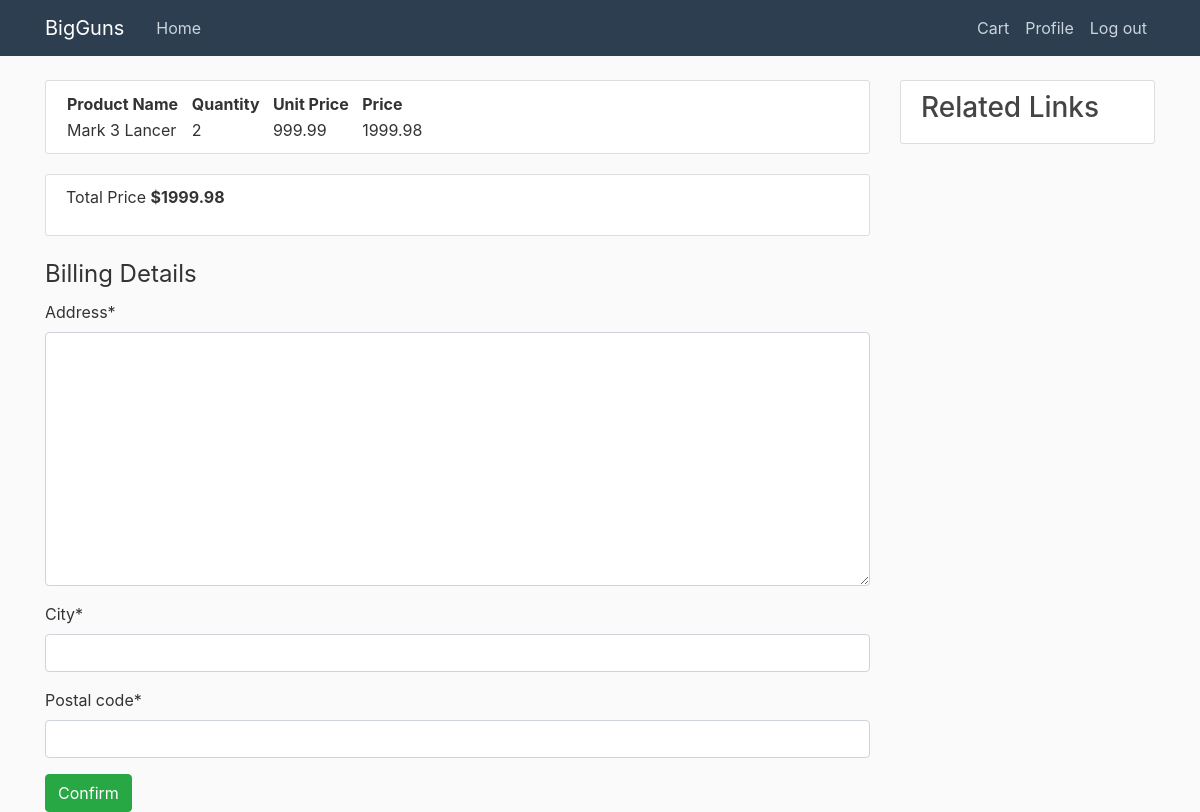
Screenshot of /checkout/ (signed in) with the database file from the repository.
### cart/models.py (models this page shows, shortened)
class Cart(models.Model):
    user = models.ForeignKey(User, on_delete=models.CASCADE)
    item = models.ForeignKey(Product, on_delete=models.CASCADE)
    quantity = models.IntegerField(default=1)
    created = models.DateTimeField(auto_now_add=True)
    purchased = models.BooleanField(default=False)
    def get_total(self):
        total = self.item.price * self.quantity
        floattotal = float("{0:.2f}".format(total))
        return floattotal

class Order(models.Model):
    orderitems  = models.ManyToManyField(Cart)
    user = models.ForeignKey(User, on_delete=models.CASCADE)
    ordered = models.BooleanField(default=False)
    created = models.DateTimeField(auto_now_add=True)
    ordered_date = models.DateTimeField(null=True)
    address = models.TextField(null=True)
    city = models.CharField(max_length=50, null=True)
    postal_code = models.IntegerField(null=True)
    def get_totals(self):
        total = 0
        for order_item in self.orderitems.filter(purchased=False).all():
            total += order_item.get_total()
        return total

### products/models.py (models this page shows, shortened)
class Product(models.Model):
    title = models.CharField(max_length=100)
    type = models.CharField(max_length=50)
    description = models.TextField()
    date_posted = models.DateTimeField(default= timezone.now)
    price = models.FloatField()
    stock = models.IntegerField()
    image = models.ImageField(default ='default.jpg', upload_to='product_pics')
    manufacturer = models.CharField(max_length=100)

### cart/views.py (the view)
# urls.py: path('checkout/', checkout, name='checkout'),
@login_required
def checkout(request):
    for cart in Order.objects.filter( user=request.user, ordered=False )[0].orderitems.all():
        if cart.item.stock< cart.quantity:
            messages.warning(request, f'Order amount exceeds available quantity in product {cart.item.title}')
            return redirect("view-cart")
    if request.method == 'POST':
        form = CheckoutForm(request.POST, instance = Order.objects.filter( user=request.user, ordered=False )[0])
        if form.is_valid():
            form.save()
            order= Order.objects.filter( user=request.user, ordered=False )[0]
            for cart in order.orderitems.all():
                cart.purchased = True
                cart.save()
                cart.item.stock -= 1
                cart.item.save()
            order.ordered= True
            order.ordered_date= datetime.datetime.now()
            order.save()
            messages.success(request, f'Order Placed')
            return redirect('order-details', order.id)
    else:
        form = CheckoutForm(instance= Order.objects.filter( user=request.user, ordered=False )[0])
    order= Order.objects.filter( user=request.user, ordered=False )[0]
    context = {'form': form, 'order':order}
    return render(request, 'cart/checkout.html', context)

### cart/forms.py
class CheckoutForm(forms.ModelForm):
    class Meta:
        model = Order
        fields = ['address', 'city', 'postal_code']

### cart/templates/cart/checkout.html (shortened to what this page needs)
{% extends 'products/base-template.html' %}
{% load crispy_forms_tags %}
{% block content %}
<article class="media content-section">
    <table>
        <thead>
            <th>Product Name &nbsp;&nbsp;</th><th>Quantity &nbsp;&nbsp;</th><th>Unit Price &nbsp;&nbsp;</th><th>Price &nbsp;&nbsp;</th>
        </thead>
        {% for item in order.orderitems.all %}
            <tr>
                <td>{{item.item.title}} &nbsp;&nbsp; </td><td>{{item.quantity}} &nbsp;&nbsp;</td><td>{{item.item.price}} &nbsp;&nbsp;</td><td>{{item.get_total}} &nbsp;&nbsp;</td>
            </tr>
        {% endfor %}
    </table>
</article>
<article class="media content-section">
    <p>Total Price <strong>${{ order.get_totals| floatformat:2 }}</strong></p>
</article>
<form method="POST">
    <fieldset>
        <legend>Billing Details</legend>
        {{ form|crispy }}
    </fieldset>
    <div>
        <button type="submit" class="btn btn-success mr-4">Confirm</button>
    </div>
</form>
{% endblock %}

### products/static/products/main.css (style rules this page uses)
body { background: #fafafa; color: #333333; margin-top: 5rem; }
.content-section { background: #ffffff; padding: 10px 20px; border: 1px solid #dddddd; border-radius: 3px; margin-bottom: 20px; }

### rows the page displays
Cart: item "Mark 3 Lancer", quantity "2", item.price "999.99", get_total "1999.98"
Order: get_totals "1999.98"
